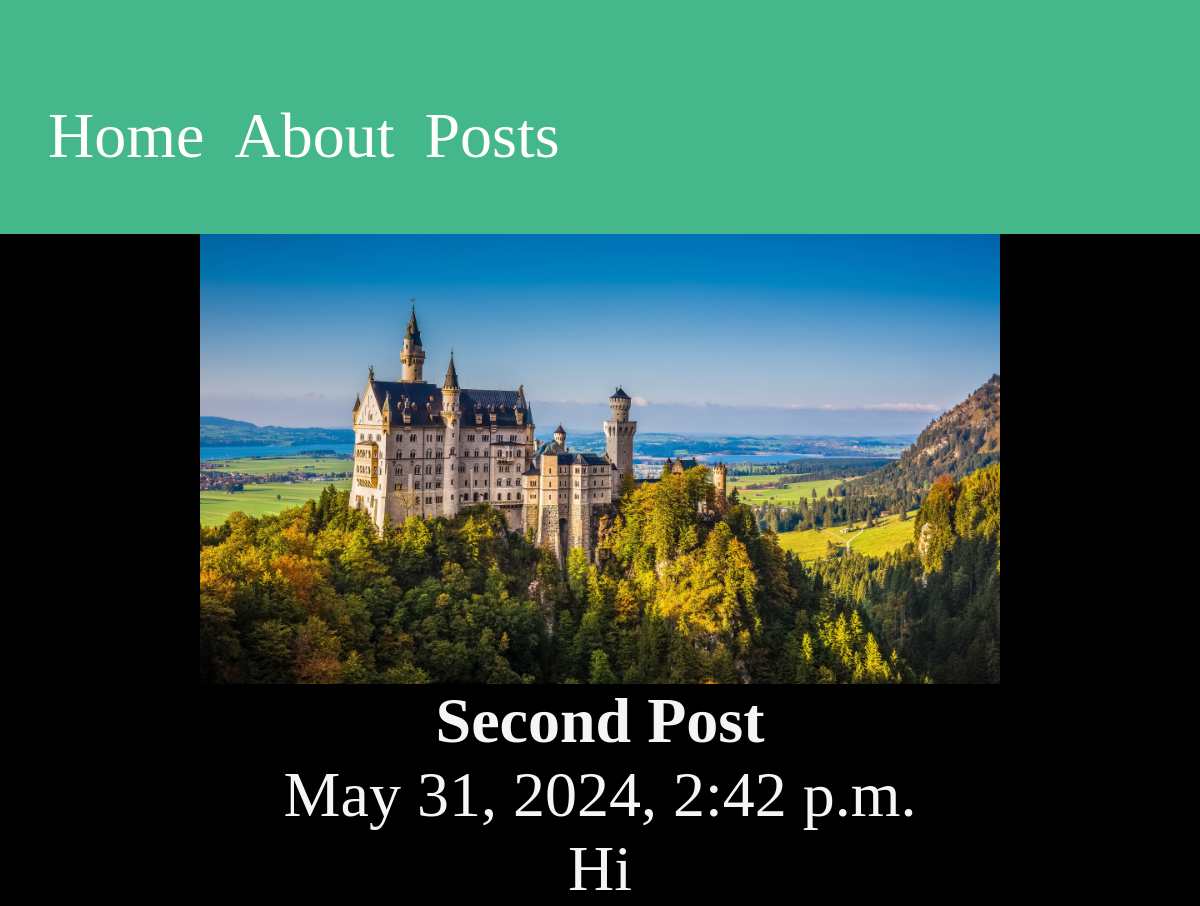
Screenshot of /posts/second-post with the database file from the repository.
### posts/models.py (models this page shows, shortened)
class Post(models.Model):
    title = models.CharField(max_length=75)
    body = models.TextField()
    slug = models.SlugField()
    date = models.DateTimeField(auto_now_add=True)
    banner = models.ImageField(default='fallback.png', blank=True)

### posts/views.py (the view)
# urls.py: path('<slug:slug>', views.post_page, name='page')
def post_page(request, slug):
    post = Post.objects.get(slug=slug)
    return render(request, 'posts/post_page.html', { 'post': post })

### posts/templates/posts/post_page.html (shortened to what this page needs)
{% extends 'layout.html'%}
{% block content %}
    <section>
        <img
        src="{{ post.banner.url }}"
        alt="Image description"
        class="banner"/>
        <h1>{{post.title}}</h1>
        <p>{{post.date}}</p>
        <p>{{post.body}}</p>
    </section>
{% endblock %}

### static/css/styles.css (style rules this page uses)
* { margin: 0; padding: 0; box-sizing: border-box; font-size: 64px; }
html,body { min-height: 100vh; background-color: black; color: whitesmoke; font-size: 3rem; display: flex; flex-flow: column; }
h1, p { text-align: center; }
.banner { display: block; width: 100%; max-width: 800px; }

### rows the page displays
Post: banner (picture), title "Second Post", date "May 31, 2024, 2:42 p.m.", body "Hi"
